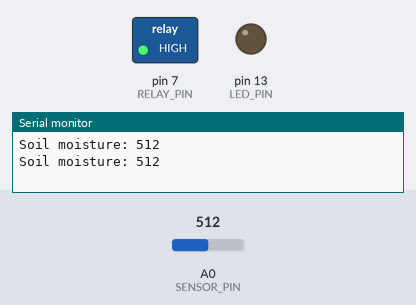
The sketch below on a simulated Arduino Uno, built with avr-gcc and run on an emulated ATmega328P. On the bench: switched loads named in the sketch (green lamp = pin HIGH), output pins drawn as LEDs (lit = HIGH), the last lines printed to the serial monitor. The test bench sets the inputs (shaded band); at power-on: A0 (SENSOR_PIN) = 512.

Above: at 1.8 s.
1.9 s: A0 (SENSOR_PIN) set to 683
3.4 s: A0 (SENSOR_PIN) set to 708
At 4.8 s:
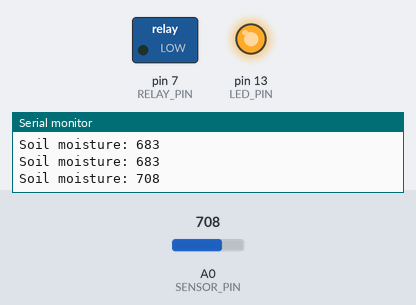
5.5 s: A0 (SENSOR_PIN) set to 690
At 6.4 s:
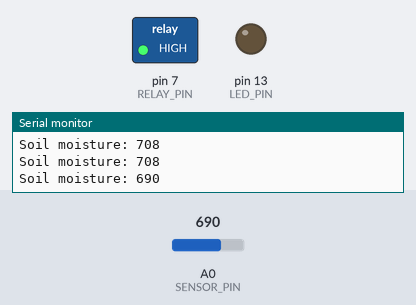
7.5 s: A0 (SENSOR_PIN) set to 710
At 9.1 s:
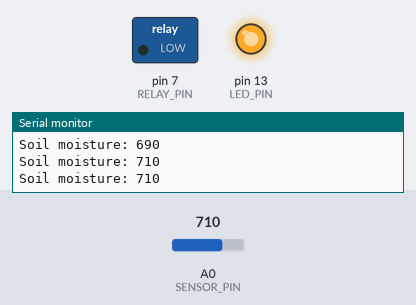
Timing chart, 0 to 10.5 s (numbered marks = the images above; inputs shaded):
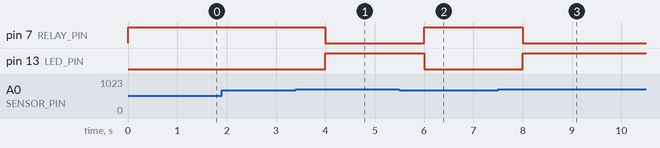

The sketch:

main.ino
```cpp
#include <Arduino.h>
#include "sensor.h"
#include "actuator.h"

const int HUMIDITY_THRESHOLD = 700;        // Seuil à ajuster selon le capteur et le sol.
const unsigned long READ_INTERVAL_MS = 1000;

void setup() {
    Serial.begin(9600);
    sensor_init();
    actuator_init();
}

void loop() {
    int humidity = sensor_read();
    Serial.print("Soil moisture: ");
    Serial.println(humidity);

    if (humidity > HUMIDITY_THRESHOLD) {
        led_on();
        pump_on();
    } else {
        led_off();
        pump_off();
    }

    delay(READ_INTERVAL_MS);
}
```

actuator.cpp
```cpp
#include <Arduino.h>
#include "actuator.h"

const int LED_PIN = 13;
const int RELAY_PIN = 7;

// Le module relais utilisé ici est actif à l'état bas.
const int RELAY_ON = LOW;
const int RELAY_OFF = HIGH;

void actuator_init(void) {
    pinMode(LED_PIN, OUTPUT);
    digitalWrite(LED_PIN, LOW);

    pinMode(RELAY_PIN, OUTPUT);
    digitalWrite(RELAY_PIN, RELAY_OFF);
}

void led_on(void) {
    digitalWrite(LED_PIN, HIGH);
}

void led_off(void) {
    digitalWrite(LED_PIN, LOW);
}

void pump_on(void) {
    digitalWrite(RELAY_PIN, RELAY_ON);
}

void pump_off(void) {
    digitalWrite(RELAY_PIN, RELAY_OFF);
}
```

actuator.h
```cpp
#ifndef ACTUATOR_H
#define ACTUATOR_H

void actuator_init(void);
void led_on(void);
void led_off(void);

void pump_on(void);
void pump_off(void);

#endif
```

sensor.cpp
```cpp
#include <Arduino.h>
#include "sensor.h"

const int SENSOR_PIN = A0;

void sensor_init(void) {
    pinMode(SENSOR_PIN, INPUT);
}

int sensor_read(void) {
    return analogRead(SENSOR_PIN);
}
```

sensor.h
```cpp
#ifndef SENSOR_H
#define SENSOR_H

void sensor_init(void);
int sensor_read(void);

#endif
```

Measured:
- the behaviour switches between 700 and 701 on A0 (SENSOR_PIN) (found by bisection; images 0 and 1)
- after the input at 3.4 s, pin 7 (RELAY_PIN): HIGH → LOW after 0.60 s; pin 13 (LED_PIN): LOW → HIGH after 0.60 s
- after the input at 5.5 s, pin 7 (RELAY_PIN): LOW → HIGH after 0.50 s; pin 13 (LED_PIN): HIGH → LOW after 0.50 s
- after the input at 7.5 s, pin 7 (RELAY_PIN): HIGH → LOW after 0.50 s; pin 13 (LED_PIN): LOW → HIGH after 0.50 s
